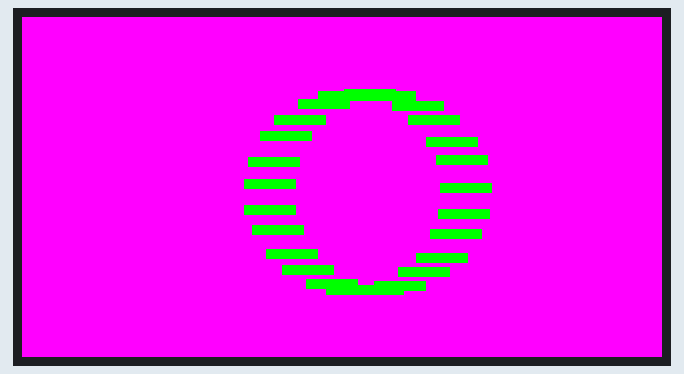
A program run on a simulated CircuitPython board. Shown: 320×170 colour display. The interpreter's speed is modelled, so counts of loop turns are approximate.

Above: at 0.45 s.
At 2.86 s:
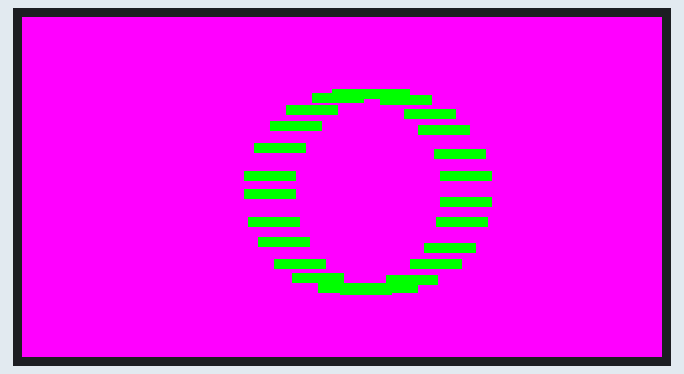
At 5.56 s:
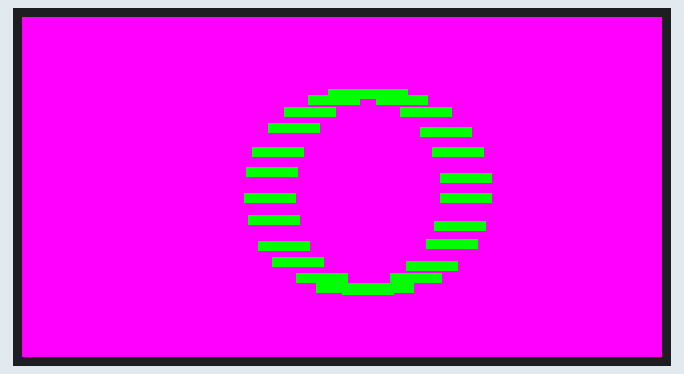
At 10.98 s:
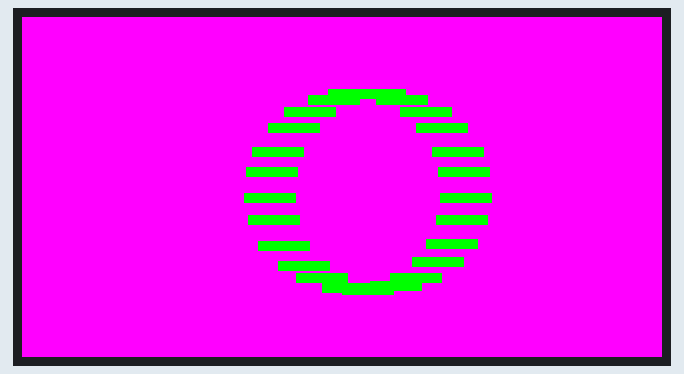
At 16.4 s:
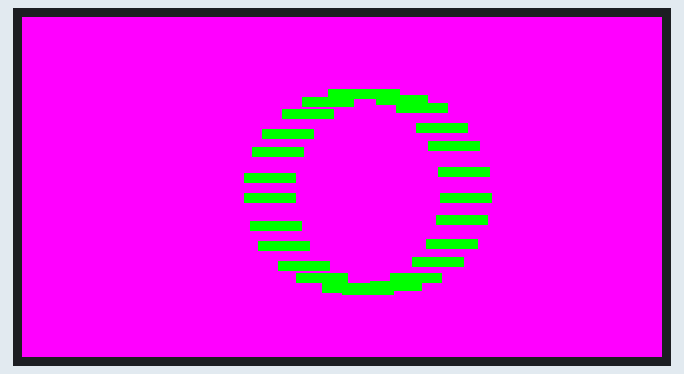
At 21.81 s:
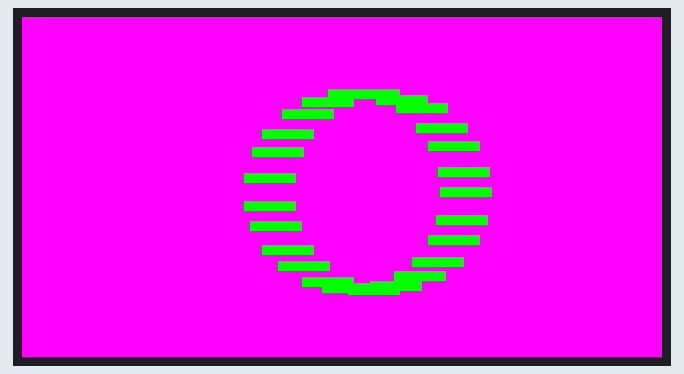

The program:

tdisplay.code.py
```python
import board
import displayio
import paralleldisplaybus
import adafruit_st7789
import vectorio
import time
import math

displayio.release_displays()

# print(dir(board))

# print("battery", dir(board.BATTERY))

# adapted from https://gist.github.com/todbot/aa90849ddf987ae903588cdd79468dd1
display_bus = paralleldisplaybus.ParallelBus(
    data_pins = (board.LCD_D0, board.LCD_D1, board.LCD_D2, board.LCD_D3,
                 board.LCD_D4, board.LCD_D5, board.LCD_D6, board.LCD_D7),
    command=board.LCD_DC,
    chip_select=board.LCD_CS,
    write=board.LCD_WR,
    read=board.LCD_RD,
    reset=board.LCD_RST,
    frequency = 15_000_000,
)

display = adafruit_st7789.ST7789(display_bus, width=320, height=170, rotation=270, colstart=35)


bg_palette = displayio.Palette(2)
bg_palette[0] = 0xFF00FF
bg_palette[1] = 0x00FF00
bg_rect = vectorio.Rectangle(pixel_shader=bg_palette,
                             width=display.width, height=display.height, x=0, y=0)
display.root_group = displayio.Group()
display.root_group.append(bg_rect)


rects = []
for i in range(25):
    r = vectorio.Rectangle(pixel_shader=bg_palette, width=26,height=5)
    r.color_index = 1
    rects.append(r)
    display.root_group.append(r)


theta = 0.0


display.auto_refresh = True


while True:
    theta += 0.1
    for i,r in enumerate(rects):
        r.x = int(display.width/2) + int(math.sin(theta+i*0.5) * 50)
        r.y = int(display.height/2) + int(math.cos(theta+i*0.5) * 50)
    # time.sleep(0.01)
    display.refresh()
```
